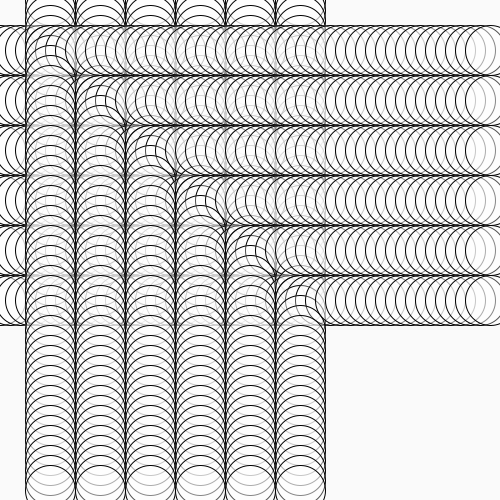
Frame 1 (no input)
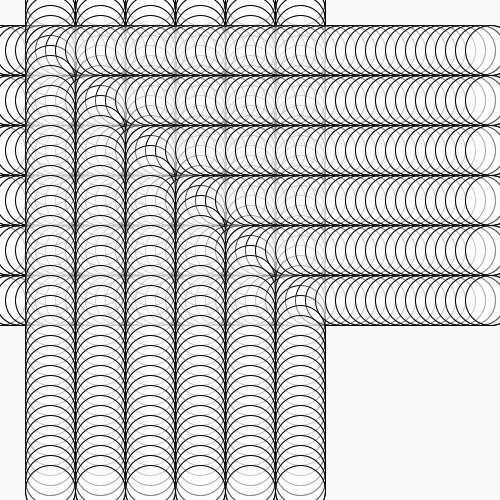
Frame 2 (the mouse pressed at the canvas centre, redrawn once)

The Processing sketch that drew these frames (run headless with seeded random() and noise(); the mouse was pressed at the canvas centre and the sketch redrawn once):

// Processing sketch: processing_80592
// ── processing_80592.pde


void setup ()
{
//la taille de mon sketch, le fond et le smooth
size(500,500);
background (250);
smooth();
}



//je crée une fonction draw
void draw ()
{
fill(255,80);

//je crée une boucle for
for (int i=0; i<width; i =i+10)
{
ellipse (i,50,50,50);
ellipse (50,i,50,50);
ellipse (i,100,50,50);
ellipse (100,i,50,50);
ellipse (i,150,50,50);
ellipse (150,i,50,50);
ellipse (i,200,50,50);
ellipse (200,i,50,50);
ellipse (i,250,50,50);
ellipse (250,i,50,50);
ellipse (i,300,50,50);
ellipse (300,i,50,50);



}

noLoop();
}
